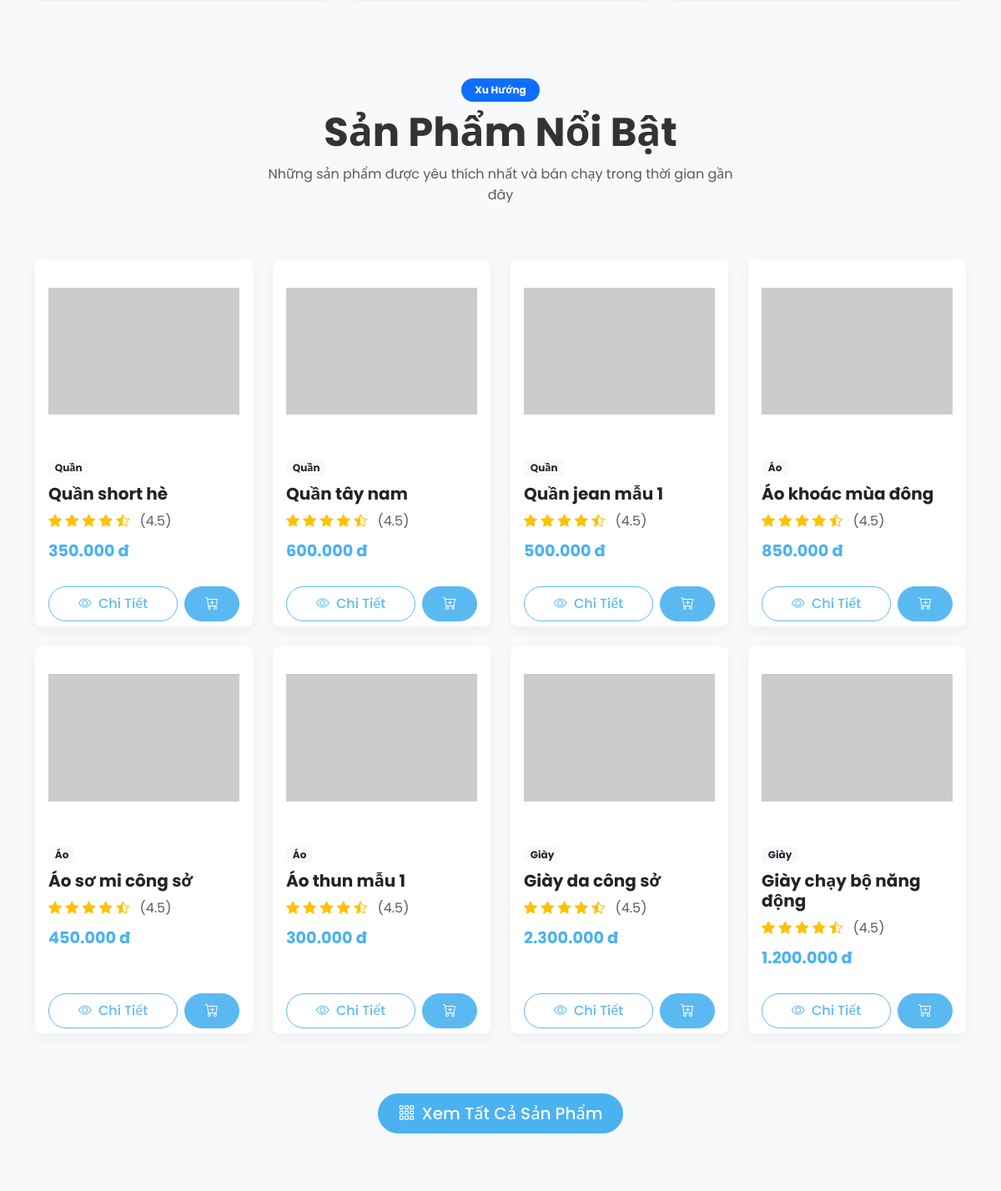
Before: / (middle part) with the older database file.
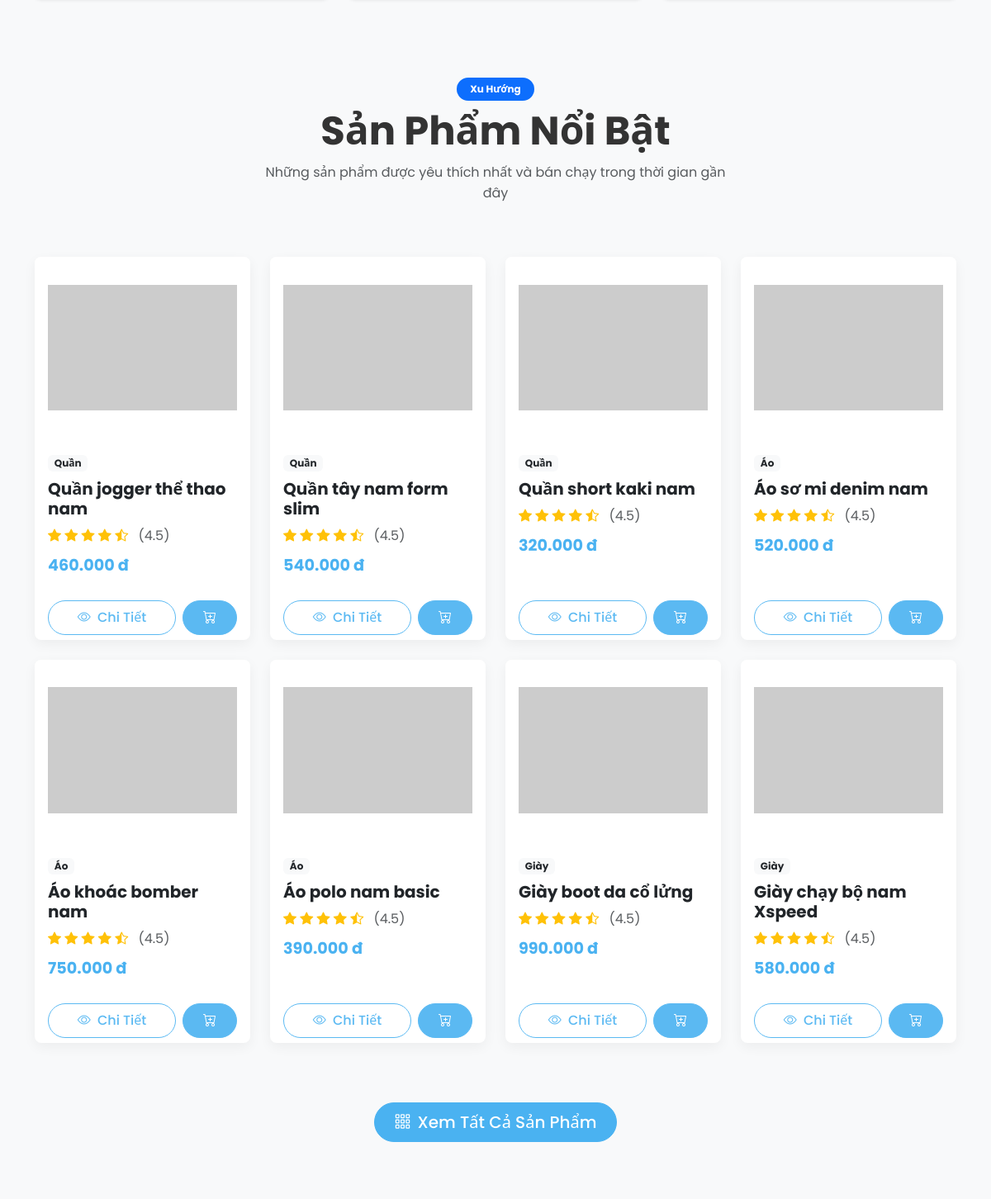
After: the same page with the newer database file.
### tables this page shows
CREATE TABLE `products` (
  `id` int(11) NOT NULL,
  `name` varchar(100) NOT NULL,
  `description` text DEFAULT NULL,
  `price` decimal(10,2) NOT NULL,
  `image` varchar(255) DEFAULT NULL,
  `category` varchar(50) DEFAULT NULL,
  `stock` int(11) NOT NULL DEFAULT 0,
  `created_at` datetime DEFAULT current_timestamp(),
  `category_id` int(11) DEFAULT NULL
);

CREATE TABLE `categories` (
  `id` int(11) NOT NULL,
  `name` varchar(50) NOT NULL,
  `description` text DEFAULT NULL
);

### includes/functions.php (called while the page is built, shortened)
<?php
function getAllProducts($conn) {
    $sql = "SELECT * FROM products ORDER BY id DESC";
    $result = mysqli_query($conn, $sql);
    $products = [];
    if (mysqli_num_rows($result) > 0) {
        while ($row = mysqli_fetch_assoc($result)) {
            $products[] = $row;
        }
    }
    return $products;
}
function formatPrice($price) {
    return number_format($price, 0, ',', '.') . ' đ';
}
function getAllCategories($conn) {
    $sql = "SELECT * FROM categories ORDER BY name";
    $result = mysqli_query($conn, $sql);
    $categories = [];
    if (mysqli_num_rows($result) > 0) {
        while ($row = mysqli_fetch_assoc($result)) {
            $categories[] = $row;
        }
    }
    return $categories;
}
?>

### index.php (the view, shortened to what this page needs)
<?php
require_once "includes/config.php";
require_once "includes/functions.php";
include "includes/header.php";
$categories = getAllCategories($conn);
$featuredProducts = getAllProducts($conn);
$featuredProducts = array_slice($featuredProducts, 0, 8);
?>
<?php if (count($categories) > 0): ?>
<div class="container my-5">
    <div class="row">
    </div>
</div>
<?php endif; ?>
<div class="container my-5 py-4">
    <div class="text-center mb-5" data-aos="fade-up" data-aos-duration="800">
        <span class="badge bg-primary px-3 py-2 rounded-pill mb-2">Xu Hướng</span>
        <h2 class="display-5 fw-bold">Sản Phẩm Nổi Bật</h2>
        <div class="d-flex justify-content-center">
            <div class="col-lg-6">
                <p class="text-muted">Những sản phẩm được yêu thích nhất và bán chạy trong thời gian gần đây</p>
            </div>
        </div>
    </div>
    <div class="row">
        <?php foreach ($featuredProducts as $index => $product): ?>
        <div class="col-lg-3 col-md-4 col-sm-6 mb-4" data-aos="fade-up" data-aos-delay="<?php echo $index * 50; ?>">
            <div class="card product-card h-100">
                <div class="position-absolute top-0 end-0 p-2">
                    <?php if ($index < 3): ?>
                    <span class="badge bg-danger">Hot</span>
                    <?php endif; ?>
                </div>
                <div class="product-image-container">
                    <img src="<?php echo $product['image']; ?>" class="card-img-top product-image" alt="<?php echo $product['name']; ?>"
                         onerror="this.src='https://via.placeholder.com/300x200?text=No+Image'">
                </div>
                <div class="card-body d-flex flex-column p-3">
                    <div class="mb-2">
                        <span class="badge bg-light text-dark">
                            <?php
                            if ($product['category_id']) {
                                $catSql = "SELECT name FROM categories WHERE id = " . $product['category_id'];
                                $catResult = mysqli_query($conn, $catSql);
                                if (mysqli_num_rows($catResult) > 0) {
                                    $catRow = mysqli_fetch_assoc($catResult);
                                    echo $catRow['name'];
                                }
                            } else {
                                echo $product['category'];
                            }
                            ?>
                        </span>
                    </div>
                    <h5 class="card-title fw-bold"><?php echo $product['name']; ?></h5>
                    <div class="mb-2">
                        <div class="text-warning">
                            <i class="bi bi-star-fill"></i>
                            <i class="bi bi-star-fill"></i>
                            <i class="bi bi-star-fill"></i>
                            <i class="bi bi-star-fill"></i>
                            <i class="bi bi-star-half"></i>
                            <span class="text-muted ms-2">(4.5)</span>
                        </div>
                    </div>
                    <p class="product-price mb-3"><?php echo formatPrice($product['price']); ?></p>
                    <div class="mt-auto d-flex gap-2">
                        <a href="product.php?id=<?php echo $product['id']; ?>" class="btn btn-outline-primary flex-grow-1">
                            <i class="bi bi-eye me-1"></i> Chi Tiết
                        </a>
                        <form action="cart_actions.php" method="POST" class="d-inline">
                            <button type="submit" class="btn btn-primary">
                                <i class="bi bi-cart-plus"></i>
                            </button>
                        </form>
                    </div>
                </div>
            </div>
        </div>
        <?php endforeach; ?>
    </div>
    <div class="text-center mt-5" data-aos="fade-up">
        <a href="products.php" class="btn btn-primary btn-lg">
            <i class="bi bi-grid-3x3-gap me-2"></i>Xem Tất Cả Sản Phẩm
        </a>
    </div>
</div>
<?php include "includes/footer.php"; ?>

Changed rows visible on the page:
no longer on this page (row edited): products: category.name "Quần", name "Quần short hè", price "350.000 đ"
no longer on this page (row edited): products: category.name "Quần", name "Quần tây nam", price "600.000 đ"
no longer on this page (row unchanged): products: category.name "Quần", name "Quần jean mẫu 1", price "500.000 đ"
no longer on this page (row edited): products: category.name "Áo", name "Áo khoác mùa đông", price "850.000 đ"
no longer on this page (row edited): products: category.name "Áo", name "Áo sơ mi công sở", price "450.000 đ"
no longer on this page (row unchanged): products: category.name "Áo", name "Áo thun mẫu 1", price "300.000 đ"
no longer on this page (row edited): products: category.name "Giày", name "Giày da công sở", price "2.300.000 đ"
no longer on this page (row edited): products: category.name "Giày", name "Giày chạy bộ năng động", price "1.200.000 đ"
added products: category.name "Quần", name "Quần jogger thể thao nam", price "460.000 đ"
added products: category.name "Quần", name "Quần tây nam form slim", price "540.000 đ"
added products: category.name "Quần", name "Quần short kaki nam", price "320.000 đ"
added products: category.name "Áo", name "Áo sơ mi denim nam", price "520.000 đ"
added products: category.name "Áo", name "Áo khoác bomber nam", price "750.000 đ"
added products: category.name "Áo", name "Áo polo nam basic", price "390.000 đ"
added products: category.name "Giày", name "Giày boot da cổ lửng", price "990.000 đ"
added products: category.name "Giày", name "Giày chạy bộ nam Xspeed", price "580.000 đ"
